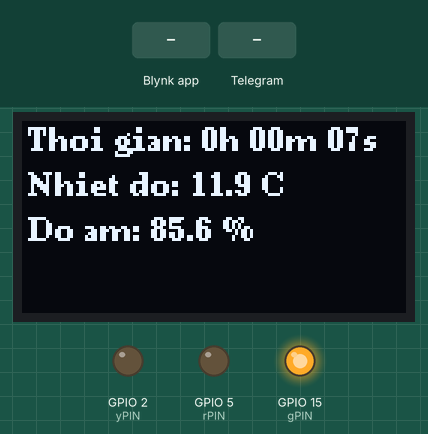
This program was run on a simulated ESP8266 (NodeMCU). On the bench: 128×64 one-colour display, output pins drawn as LEDs (lit = HIGH). The inputs (shaded band) are chosen by the test bench. WiFi joins after 1.5 s; servers stay silent unless stated; random numbers use the default seed unless the program sets one; what the program prints to the serial monitor is not drawn.

Above: at 9.7 s.
9.8 s: Blynk app writes 1 to V3
At 13.7 s:
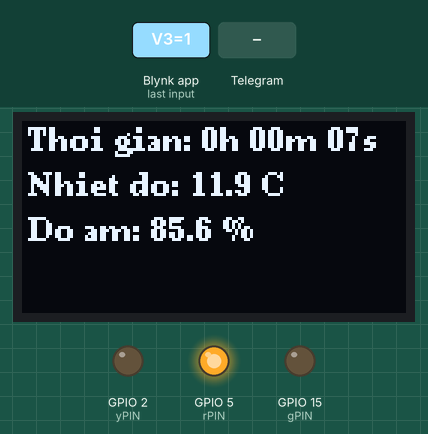
17.9 s: Telegram message "/traffic_off" received
At 19.5 s:
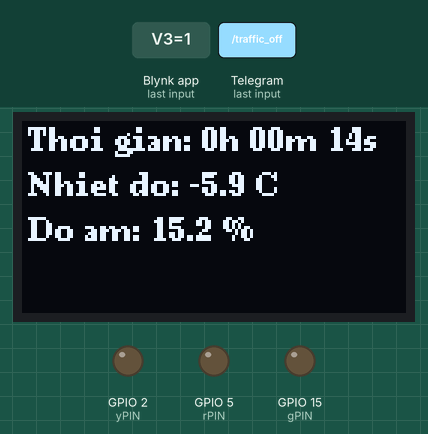
Timing chart, 0 to 21.0 s (numbered marks = the images above; inputs shaded):
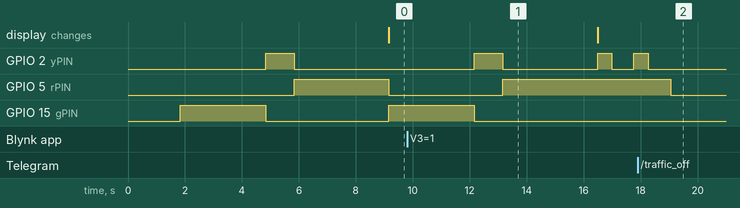

Measured:
- after the input at 17.9 s, GPIO 5 (rPIN): HIGH → LOW after 1.2 s

The program:

main.cpp
```cpp
// Hoàng Hữu Hội
// #define BLYNK_TEMPLATE_ID "TMPL6_v5ZkGLx"
// #define BLYNK_TEMPLATE_NAME "BaiTapNhom3"
// #define BLYNK_AUTH_TOKEN "aZaQRvmSEcYj7OQ_MLVMfpJw2CVrXFXD"
//Lê Đình Trung
// #define BLYNK_TEMPLATE_ID "TMPL6aAxLlxjB"
// #define BLYNK_TEMPLATE_NAME "ESP8266BlynkTelegrambot"
// #define BLYNK_AUTH_TOKEN "aCXRFPvWlwdESAlkBvOHBwJ7-x3LN1sT"
// Đặng Trọng Trí Tuệ
// #define BLYNK_TEMPLATE_ID "TMPL6wt_mGzLq"
// #define BLYNK_TEMPLATE_NAME "BaiTapNhom3"
// #define BLYNK_AUTH_TOKEN "xNgTnMqAzz4-VYipg4ZZ3eB-PHcvnmEg"
// Lê Đức Duy Anh
// #define BLYNK_TEMPLATE_ID "TMPL6T44Uqo5P"
// #define BLYNK_TEMPLATE_NAME "BaiTapNhom3"
// #define BLYNK_AUTH_TOKEN "-E1eTMRpGxeqTDp4jy4wkALmI7hagTMF"
// Nguyễn Hoàng Anh Tú
#define BLYNK_TEMPLATE_ID "TMPL66Vvyofjj"
#define BLYNK_TEMPLATE_NAME "BaiTapNhom3"
#define BLYNK_AUTH_TOKEN "nTKk5RlwVtfhP55pu19jLGSC-y-bi0Rg"

#include <ESP8266WiFi.h>
#include <BlynkSimpleEsp8266.h>
#include <U8g2lib.h>
#include <Wire.h>
#include <UniversalTelegramBot.h>
#include <ArduinoJson.h>

// Thông tin WiFi
#define WIFI_SSID "CNTT-MMT"
#define WIFI_PASS "13572468"


// Cấu hình Telegram Bot
// #define BOTtoken "7882389525:AAHSlKS59-U7bb2y0Ea4FWQlwW2tqtvuhOw"
#define CHAT_ID "-4728373238"
//Lê Đình Trung
// #define BOTtoken "7757452277:AAEg_Zevqwn-fzKRqxpESJwAYmXkJUuU8UQ"
// #define CHAT_ID "-4673960554"
// Đặng Trọng Trí Tuệ
// #define BOTtoken "7860410039:AAEfVfs5V3GmFYfbNFeUkQF7H4EuMCxKM6g"
// #define GROUP_ID "-4753535169"
// Lê Đức Duy Anh
// #define BOTtoken "7953104144:AAES14DfJQDNXIIf3WOckh2b64tN41GMnFM"
// #define GROUP_ID "-1002672539893"
// Nguyễn Hoàng Anh Tú
#define BOTtoken "7746876071:AAFRmWn2MtZmcUZmYe5ZxodREJmBkkLqBys"
// Định nghĩa chân kết nối
#define gPIN 15 // Đèn LED Xanh
#define yPIN 2  // Đèn LED Vàng
#define rPIN 5  // Đèn LED Đỏ

// Khai báo nguyên mẫu hàm
void trafficLightSequence();
void blinkYellowLight();
void turnOffTrafficLights();
void checkHealthWarnings(float temp, float humidity);
void checkTelegramMessages();
void updateOLEDDisplay();
String checkTemperatureThreshold(float temp);
String checkHumidityThreshold(float humidity);

// Khai báo đối tượng
U8G2_SSD1306_128X64_NONAME_F_SW_I2C u8g2(U8G2_R0, /* clock=*/12, /* data=*/13, /* reset=*/U8X8_PIN_NONE);

WiFiClientSecure secured_client;
UniversalTelegramBot bot(BOTtoken, secured_client);

// Biến điều khiển
bool trafficLightEnabled = true;
bool yellowBlinkMode = false;
unsigned long lastTelegramCheck = 0;
unsigned long lastHealthCheck = 0;
unsigned long lastOLEDUpdate = 0;
unsigned long startTime = 0;
unsigned long lastYellowToggle = 0;

// Biến lưu trữ nhiệt độ và độ ẩm - sinh ngẫu nhiên
float currentTemperature = 0;
float currentHumidity = 0;

// Hàm sinh số ngẫu nhiên
float generateRandomFloat(float min, float max)
{
  return min + (max - min) * (float)random(10001) / 10000.0;
}

String checkTemperatureThreshold(float temp)
{
  if (temp < 10)
    return "Nguy cơ suy giảm miễn dịch";
  if (temp >= 10 && temp < 15)
    return "Tăng nguy cơ bệnh hô hấp";
  if (temp >= 25 && temp <= 30)
    return "Nhiệt độ lý tưởng";
  if (temp > 35 && temp <= 40)
    return "Nguy cơ sốc nhiệt";
  if (temp > 40)
    return "CỰC KỲ NGUY HIỂM";
  return "Bình thường";
}

String checkHumidityThreshold(float humidity)
{
  if (humidity < 30)
    return "Da khô, kích ứng";
  if (humidity >= 40 && humidity <= 60)
    return "Mức lý tưởng";
  if (humidity > 70 && humidity <= 80)
    return "Tăng nguy cơ nấm mốc";
  if (humidity > 80)
    return "Khó thở, nguy cơ sốc nhiệt";
  return "Bình thường";
}

void checkHealthWarnings(float temp, float humidity)
{
  String tempWarning = checkTemperatureThreshold(temp);
  String humidityWarning = checkHumidityThreshold(humidity);

  bool healthRisk =
      (tempWarning != "Bình thường" && tempWarning != "Nhiệt độ lý tưởng") ||
      (humidityWarning != "Bình thường" && humidityWarning != "Mức lý tưởng");

  if (healthRisk)
  {
    String warningMessage = "Cảnh báo sức khỏe:\n";
    warningMessage += "Nhiệt độ " + String(temp) + "°C - " + tempWarning + "\n";
    warningMessage += "Độ ẩm " + String(humidity) + "% - " + humidityWarning;

    bot.sendMessage(CHAT_ID, warningMessage, "");
  }
}

void blinkYellowLight()
{
  unsigned long currentTime = millis();
  if (currentTime - lastYellowToggle >= 500)
  { // Nhấp nháy 2 lần/giây
    digitalWrite(yPIN, !digitalRead(yPIN));
    lastYellowToggle = currentTime;
  }
}

void updateOLEDDisplay()
{
  // Tính thời gian hoạt động
  unsigned long currentTime = millis();
  unsigned long uptime = (currentTime - startTime) / 1000;

  int hours = uptime / 3600;
  int minutes = (uptime % 3600) / 60;
  int seconds = uptime % 60;

  // Xóa bộ đệm
  u8g2.clearBuffer();

  // Thời gian hoạt động
  char timeStr[30];
  snprintf(timeStr, sizeof(timeStr), "Thoi gian: %uh %02um %02us", hours, minutes, seconds);
  u8g2.setCursor(2, 10);
  u8g2.print(timeStr);

  // Hiển thị nhiệt độ
  char tempStr[30];
  snprintf(tempStr, sizeof(tempStr), "Nhiet do: %.1f C", currentTemperature);
  u8g2.setCursor(2, 25);
  u8g2.print(tempStr);

  // Hiển thị độ ẩm
  char humStr[30];
  snprintf(humStr, sizeof(humStr), "Do am: %.1f %%", currentHumidity);
  u8g2.setCursor(2, 40);
  u8g2.print(humStr);

  // Gửi dữ liệu đến màn hình OLED
  u8g2.sendBuffer();
}

void trafficLightSequence()
{
  // Đèn Xanh
  digitalWrite(gPIN, HIGH);
  digitalWrite(yPIN, LOW);
  digitalWrite(rPIN, LOW);
  delay(3000);

  // Đèn Vàng
  digitalWrite(gPIN, LOW);
  digitalWrite(yPIN, HIGH);
  digitalWrite(rPIN, LOW);
  delay(1000);

  // Đèn Đỏ
  digitalWrite(gPIN, LOW);
  digitalWrite(yPIN, LOW);
  digitalWrite(rPIN, HIGH);
  delay(3000);
}

void turnOffTrafficLights()
{
  digitalWrite(gPIN, LOW);
  digitalWrite(yPIN, LOW);
  digitalWrite(rPIN, LOW);
}

void checkTelegramMessages()
{
  int numNewMessages = bot.getUpdates(bot.last_message_received + 1);

  for (int i = 0; i < numNewMessages; i++)
  {
    String chat_id = String(bot.messages[i].chat_id);
    String text = bot.messages[i].text;

    // Tắt đèn giao thông
    if (text == "/traffic_off")
    {
      trafficLightEnabled = false;
      bot.sendMessage(chat_id, "Đã tắt đèn giao thông.", "");
    }

    // Bật đèn giao thông
    if (text == "/traffic_on")
    {
      trafficLightEnabled = true;
      bot.sendMessage(chat_id, "Đã bật đèn giao thông.", "");
    }
  }
}

void setup()
{
  Serial.begin(115200);

  // Khởi tạo bộ sinh số ngẫu nhiên
  randomSeed(analogRead(0));

  // Cài đặt chân LED
  pinMode(gPIN, OUTPUT);
  pinMode(yPIN, OUTPUT);
  pinMode(rPIN, OUTPUT);

  // Khởi tạo màn hình OLED
  u8g2.begin();
  u8g2.clearBuffer();
  u8g2.setFont(u8g2_font_ncenB08_tr);

  // Kết nối WiFi
  WiFi.begin(WIFI_SSID, WIFI_PASS);
  while (WiFi.status() != WL_CONNECTED)
  {
    delay(500);
    Serial.print(".");
  }

  // Khởi tạo Blynk
  Blynk.begin(BLYNK_AUTH_TOKEN, WIFI_SSID, WIFI_PASS);

  // Cấu hình kết nối an toàn cho Telegram
  secured_client.setInsecure();

  // Lưu thời gian bắt đầu
  startTime = millis();
}

void loop()
{
  Blynk.run();

  // Cập nhật OLED và dữ liệu sau mỗi 5 giây
  unsigned long currentTime = millis();
  if (currentTime - lastOLEDUpdate >= 5000)
  {
    // Sinh ngẫu nhiên nhiệt độ và độ ẩm
    currentTemperature = generateRandomFloat(-40.0, 80.0);
    currentHumidity = generateRandomFloat(0.0, 100.0);

    // Cập nhật dữ liệu lên Blynk
    Blynk.virtualWrite(V1, currentTemperature); // Nhiệt độ
    Blynk.virtualWrite(V2, currentHumidity);    // Độ ẩm

    // Cập nhật hiển thị OLED
    updateOLEDDisplay();

    lastOLEDUpdate = currentTime;
  }

  // Tính thời gian hoạt động liên tục
  unsigned long uptime = (currentTime - startTime) / 1000;
  Blynk.virtualWrite(V0, uptime); // Thời gian hoạt động

  // Chế độ điều khiển đèn giao thông
  if (trafficLightEnabled)
  {
    if (yellowBlinkMode)
    {
      blinkYellowLight();
    }
    else
    {
      trafficLightSequence();
    }
  }
  else
  {
    turnOffTrafficLights();
  }

  // Kiểm tra cảnh báo sức khỏe (5 phút một lần)
  if (currentTime - lastHealthCheck >= 300000)
  {
    checkHealthWarnings(currentTemperature, currentHumidity);
    lastHealthCheck = currentTime;
  }

  // Kiểm tra tin nhắn Telegram
  if (currentTime - lastTelegramCheck >= 1000)
  {
    checkTelegramMessages();
    lastTelegramCheck = currentTime;
  }
}

// Hàm xử lý switch điều khiển đèn giao thông trên Blynk
BLYNK_WRITE(V3)
{
  int switchValue = param.asInt();
  if (switchValue == 1)
  {
    yellowBlinkMode = true;
    trafficLightEnabled = true;
  }
  else
  {
    yellowBlinkMode = false;
    trafficLightEnabled = true;
  }
}
```

utils.cpp
```cpp
#include "utils.h"

bool IsReady(unsigned long &ulTimer, uint32_t millisecond) {
    if (millis() - ulTimer < millisecond) return false;
    ulTimer = millis();
    return true;
  }
  //Định dạng chuỗi %s,%d,...
  String StringFormat(const char* fmt, ...){
    va_list vaArgs;
    va_start(vaArgs, fmt);
    va_list vaArgsCopy;
    va_copy(vaArgsCopy, vaArgs);
    const int iLen = vsnprintf(NULL, 0, fmt, vaArgsCopy);
    va_end(vaArgsCopy);
    int iSize = iLen + 1;
    char* buff = (char*)malloc(iSize);
    vsnprintf(buff, iSize, fmt, vaArgs);
    va_end(vaArgs);
    String s = buff;
    free(buff);
    return String(s);
  }
```

utils.h
```cpp
#pragma once
#include <Arduino.h>

bool IsReady(unsigned long &ulTimer, uint32_t millisecond);
String StringFormat(const char* fmt, ...);
```
